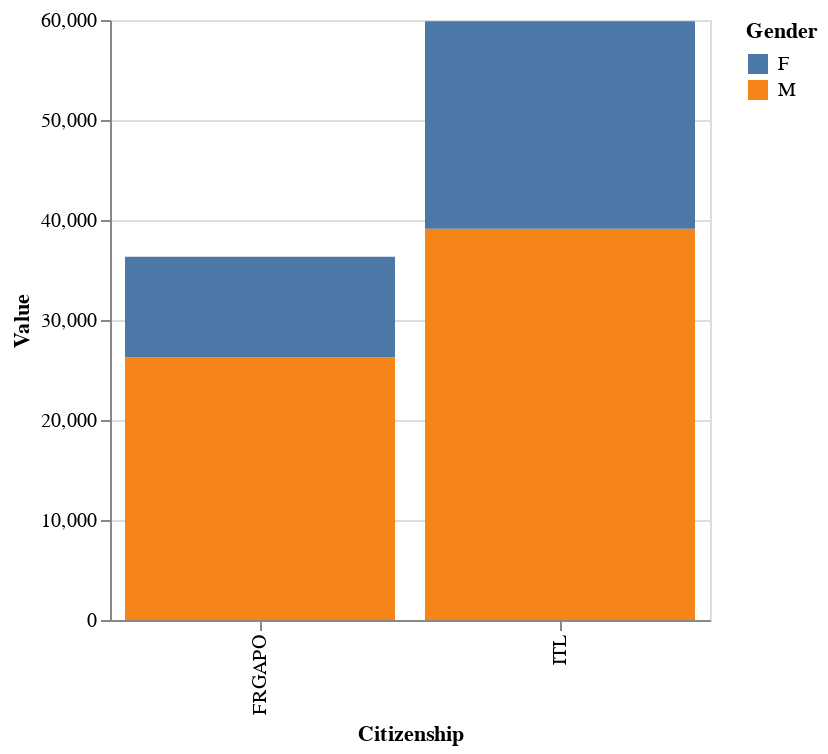

The code cell stored with this chart in its notebook:
### Code cell
alt.Chart(df[(df['Gender'] != 'T') & (df['Age'] == 'TOTAL') & (df['Citizenship'] != 'TOTAL')]).mark_bar().encode(
    x = alt.X('Citizenship'),
    y = alt.Y('Value'),
    color=alt.Color('Gender')
).properties(width=300)

### Figure 1 — Vega-Lite specification as saved in the notebook (floating-point values rounded to 4 significant figures)
{"config": {"view": {"continuousWidth": 400, "continuousHeight": 300}}, "data": {"name": "data-947f3be215dddae397d010c804aea021"}, "mark": "bar", "encoding": {"color": {"field": "Gender", "type": "nominal"}, "x": {"field": "Citizenship", "type": "nominal"}, "y": {"field": "Value", "type": "quantitative"}}, "width": 300, "$schema": "https://vega.github.io/schema/vega-lite/v4.17.0.json", "datasets": {"data-947f3be215dddae397d010c804aea021": [{"Gender": "M", "Age": "TOTAL", "Citizenship": "ITL", "Value": 39131}, {"Gender": "F", "Age": "TOTAL", "Citizenship": "ITL", "Value": 20742}, {"Gender": "M", "Age": "TOTAL", "Citizenship": "FRGAPO", "Value": 26276}, {"Gender": "F", "Age": "TOTAL", "Citizenship": "FRGAPO", "Value": 10048}]}}
